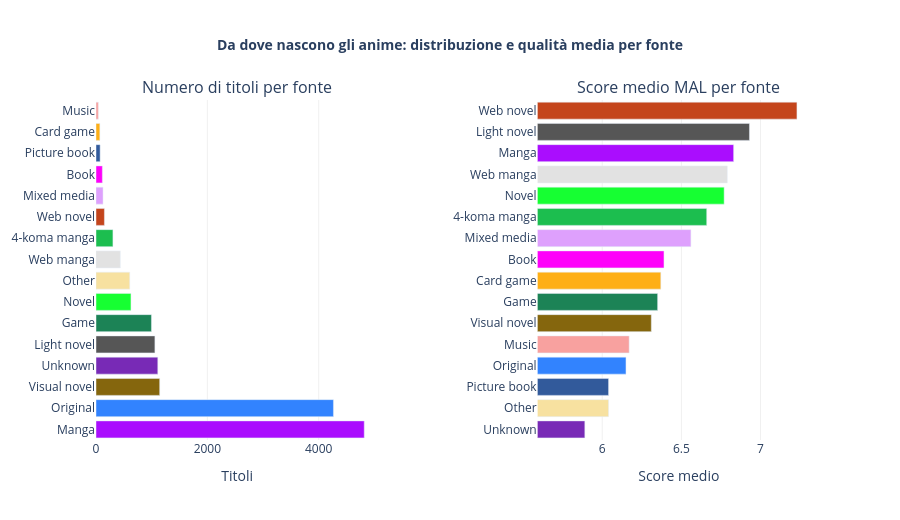

Notebook source saved alongside this figure:
### Markdown cell above
## La fonte conta: da dove nascono gli anime che ami?

Ogni anime inizia come qualcosa d'altro: un manga letto su un treno, un light novel pubblicato su internet, un videogioco che ha venduto milioni di copie, oppure un'idea nata direttamente in uno studio di animazione senza nulla prima di essa.

La fonte non è un dettaglio tecnico — è una variabile che influenza struttura narrativa, ritmo, pubblico di riferimento e, spesso, la qualità del risultato finale. Un manga porta con sé anni di sviluppo dei personaggi già filtrati dal mercato; un light novel ha un pubblico fedele con aspettative precise; un originale non ha nessun termine di paragone, il che è sia un vantaggio che un rischio.

Il grafico che segue risponde a una domanda concreta: guardando la fonte di un anime, possiamo predire qualcosa sulla sua qualità?

### Code cell
# Aggregazione per fonte (min 30 titoli, solo anime con score)
source_agg = (
    details
    .dropna(subset=['source', 'score'])
    .groupby('source')
    .agg(
        n_titoli=('mal_id', 'count'),
        score_medio=('score', 'mean'),
        favorites_medio=('favorites', 'mean'),
    )
    .reset_index()
    .query('n_titoli >= 30')
    .sort_values('n_titoli', ascending=False)
    .reset_index(drop=True)
)

# Palette consistente per tutti i grafici di questa sezione
palette   = px.colors.qualitative.Alphabet[:len(source_agg)]
color_map = dict(zip(source_agg['source'], palette))

source_score = source_agg.sort_values('score_medio', ascending=True)

fig = make_subplots(
    rows=1, cols=2,
    horizontal_spacing=0.22,
    subplot_titles=['Numero di titoli per fonte', 'Score medio MAL per fonte'],
)

fig.add_trace(go.Bar(
    y=source_agg['source'],
    x=source_agg['n_titoli'],
    orientation='h',
    marker_color=[color_map[s] for s in source_agg['source']],
    hovertemplate='<b>%{y}</b><br>Titoli: %{x:,}<extra></extra>',
    showlegend=False,
), row=1, col=1)

fig.add_trace(go.Bar(
    y=source_score['source'],
    x=source_score['score_medio'].round(2),
    orientation='h',
    marker_color=[color_map[s] for s in source_score['source']],
    hovertemplate='<b>%{y}</b><br>Score medio: %{x:.2f}<extra></extra>',
    showlegend=False,
), row=1, col=2)

fig.update_layout(
    height=520,
    title=dict(
        text='<b>Da dove nascono gli anime: distribuzione e qualità media per fonte</b>',
        x=0.5, font_size=14,
    ),
    plot_bgcolor='white',
    paper_bgcolor='white',
)
fig.update_xaxes(showgrid=True, gridcolor='#f0f0f0', zeroline=False, title_text='Titoli', row=1, col=1)
fig.update_xaxes(
    showgrid=True, gridcolor='#f0f0f0', zeroline=False,
    range=[source_score['score_medio'].min() - 0.3, source_score['score_medio'].max() + 0.15],
    title_text='Score medio',
    row=1, col=2,
)
fig.update_yaxes(showgrid=False)
fig.show()

print(source_agg[['source', 'n_titoli', 'score_medio']].to_string(index=False))

### Figure 1 — Plotly figure (JSON) as saved in the notebook; plotly's stock layout.template omitted (floating-point values rounded to 4 significant figures)
{"data": [{"hovertemplate": "<b>%{y}</b><br>Titoli: %{x:,}<extra></extra>", "marker": {"color": ["#AA0DFE", "#3283FE", "#85660D", "#782AB6", "#565656", "#1C8356", "#16FF32", "#F7E1A0", "#E2E2E2", "#1CBE4F", "#C4451C", "#DEA0FD", "#FE00FA", "#325A9B", "#FEAF16", "#F8A19F"]}, "orientation": "h", "showlegend": false, "x": [4818, 4265, 1144, 1110, 1058, 996, 628, 606, 437, 304, 151, 126, 114, 74, 69, 42], "y": ["Manga", "Original", "Visual novel", "Unknown", "Light novel", "Game", "Novel", "Other", "Web manga", "4-koma manga", "Web novel", "Mixed media", "Book", "Picture book", "Card game", "Music"], "type": "bar", "xaxis": "x", "yaxis": "y"}, {"hovertemplate": "<b>%{y}</b><br>Score medio: %{x:.2f}<extra></extra>", "marker": {"color": ["#782AB6", "#F7E1A0", "#325A9B", "#3283FE", "#F8A19F", "#85660D", "#1C8356", "#FEAF16", "#FE00FA", "#DEA0FD", "#1CBE4F", "#16FF32", "#E2E2E2", "#AA0DFE", "#565656", "#C4451C"]}, "orientation": "h", "showlegend": false, "x": [5.89, 6.04, 6.04, 6.15, 6.17, 6.31, 6.35, 6.37, 6.39, 6.56, 6.66, 6.77, 6.79, 6.83, 6.93, 7.23], "y": ["Unknown", "Other", "Picture book", "Original", "Music", "Visual novel", "Game", "Card game", "Book", "Mixed media", "4-koma manga", "Novel", "Web manga", "Manga", "Light novel", "Web novel"], "type": "bar", "xaxis": "x2", "yaxis": "y2"}], "layout": {"xaxis": {"anchor": "y", "domain": [0.0, 0.39], "title": {"text": "Titoli"}, "showgrid": true, "gridcolor": "#f0f0f0", "zeroline": false}, "yaxis": {"anchor": "x", "domain": [0.0, 1.0], "showgrid": false}, "xaxis2": {"anchor": "y2", "domain": [0.61, 1.0], "title": {"text": "Score medio"}, "showgrid": true, "gridcolor": "#f0f0f0", "zeroline": false, "range": [5.592, 7.376]}, "yaxis2": {"anchor": "x2", "domain": [0.0, 1.0], "showgrid": false}, "annotations": [{"font": {"size": 16}, "showarrow": false, "text": "Numero di titoli per fonte", "x": 0.195, "xanchor": "center", "xref": "paper", "y": 1.0, "yanchor": "bottom", "yref": "paper"}, {"font": {"size": 16}, "showarrow": false, "text": "Score medio MAL per fonte", "x": 0.805, "xanchor": "center", "xref": "paper", "y": 1.0, "yanchor": "bottom", "yref": "paper"}], "title": {"font": {"size": 14}, "text": "<b>Da dove nascono gli anime: distribuzione e qualità media per fonte</b>", "x": 0.5}, "height": 520, "plot_bgcolor": "white", "paper_bgcolor": "white"}}
